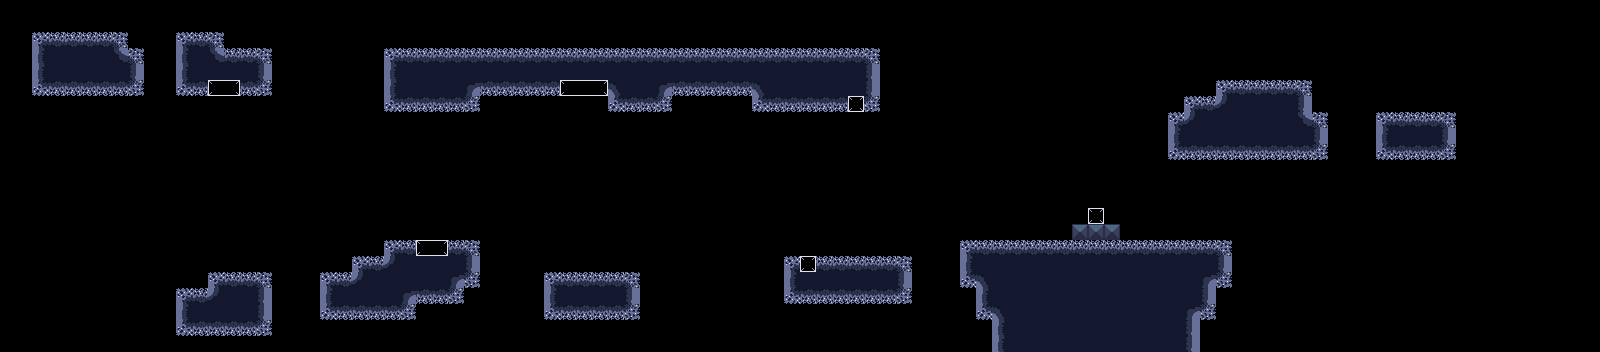

The image is a tile-based game level rendered from a .tmx file. Its description and source (layers, tilesets, objects; grid data summarised) follow:
An orthogonal 100x22 tile map with 16x16 px tiles, 1 tile layer (Tile Layer 1) and 45 objects (ability).

<map version="1.5" tiledversion="1.7.2" orientation="orthogonal" renderorder="right-down" width="100" height="22" tilewidth="16" tileheight="16" infinite="0" nextlayerid="8" nextobjectid="93">
 <tileset firstgid="1" source="tileset_grass.tsx" />
 <layer id="1" name="Tile Layer 1" width="100" height="22">
  <data>[2200 cells, 432 non-empty, 18 distinct tile ids]</data>
 </layer>
 <objectgroup id="2" name="Entities">
  <object id="16" gid="50" x="208" y="96" width="16" height="16" />
  <object id="17" gid="50" x="224" y="96" width="16" height="16" />
  <object id="18" gid="49" x="416" y="256" width="16" height="16" />
  <object id="19" gid="49" x="432" y="256" width="16" height="16" />
  <object id="20" gid="50" x="560" y="96" width="16" height="16" />
  <object id="21" gid="50" x="576" y="96" width="16" height="16" />
  <object id="23" gid="50" x="592" y="96" width="16" height="16" />
  <object id="24" gid="2147483694" x="880" y="256" width="16" height="16" />
  <object id="25" gid="49" x="800" y="272" width="16" height="16" />
  <object id="30" gid="50" x="848" y="112" width="16" height="16" />
  <object id="34" gid="3221225518" x="720" y="112" width="16" height="16" />
  <object id="47" gid="45" x="576" y="256" width="16" height="16" />
  <object id="48" gid="45" x="560" y="256" width="16" height="16" />
  <object id="49" gid="45" x="608" y="256" width="16" height="16" />
  <object id="50" gid="45" x="592" y="256" width="16" height="16" />
  <object id="51" gid="45" x="208" y="192" width="16" height="16" />
  <object id="52" gid="45" x="208" y="208" width="16" height="16" />
  <object id="53" gid="45" x="416" y="192" width="16" height="16" />
  <object id="54" gid="45" x="416" y="176" width="16" height="16" />
  <object id="55" gid="3221225518" x="768" y="128" width="16" height="16" />
  <object id="80" gid="49" x="1088" y="224" width="16" height="16" />
  <object id="89" gid="42" x="80" y="112" width="16" height="16" />
 </objectgroup>
 <objectgroup id="5" name="Colliders">
  <object id="29" x="784" y="256" width="128" height="48" />
  <object id="31" x="608" y="48" width="64" height="64" />
  <object id="32" x="384" y="48" width="96" height="64" />
  <object id="35" x="480" y="48" width="128" height="48" />
  <object id="36" x="384" y="240" width="96" height="48" />
  <object id="37" x="544" y="272" width="96" height="48" />
  <object id="38" x="320" y="272" width="64" height="48" />
  <object id="39" x="352" y="256" width="32" height="16" />
  <object id="40" x="176" y="288" width="96" height="48" />
  <object id="41" x="208" y="272" width="64" height="16" />
  <object id="42" x="176" y="48" width="96" height="48" />
  <object id="43" x="32" y="48" width="112" height="48" />
  <object id="45" x="672" y="48" width="80" height="48" />
  <object id="46" x="752" y="48" width="128" height="64" />
  <object id="68" x="960" y="240" width="272" height="48" />
  <object id="86" x="1072" y="224" width="48" height="16" />
  <object id="87" x="1168" y="112" width="160" height="48" />
  <object id="88" x="1376" y="112" width="80" height="48" />
 </objectgroup>
 <objectgroup id="7" name="Checkpoints">
  <object id="73" x="336" y="192" width="64" height="96" />
  <object id="76" x="608" y="80" width="144" height="80" />
  <object id="79" x="560" y="224" width="64" height="48" />
  <object id="91" x="976" y="208" width="240" height="32" />
 </objectgroup>
 <objectgroup id="6" name="Triggers">
  <object id="71" name="ability" x="960" y="192" width="96" height="48" />
 </objectgroup>
</map>
